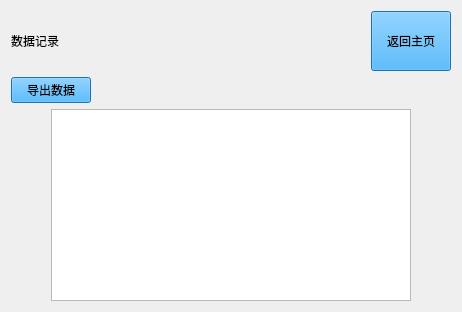
      <widget class="QWidget" name="DataRecordPage">
       <layout class="QVBoxLayout" name="verticalLayout_18">
        <item>
         <layout class="QHBoxLayout" name="horizontalLayout_15">
          <item>
           <widget class="QLabel" name="label_15">
            <property name="styleSheet">
             <string notr="true">font: 18pt &quot;Microsoft YaHei UI&quot;;
color: rgb(0, 0, 0);</string>
            </property>
            <property name="text">
             <string>数据记录</string>
            </property>
           </widget>
          </item>
          <item>
           <spacer name="horizontalSpacer_18">
            <property name="orientation">
             <enum>Qt::Orientation::Horizontal</enum>
            </property>
            <property name="sizeHint" stdset="0">
             <size>
              <width>40</width>
              <height>20</height>
             </size>
            </property>
           </spacer>
          </item>
          <item>
           <widget class="QPushButton" name="DataRecord_BackHomeButton">
            <property name="minimumSize">
             <size>
              <width>0</width>
              <height>60</height>
             </size>
            </property>
            <property name="styleSheet">
             <string notr="true">font: 18pt &quot;Microsoft YaHei UI&quot;;
background-color: rgb(37, 161, 244);
color: rgb(0, 0, 0);
</string>
            </property>
            <property name="text">
             <string>返回主页</string>
            </property>
           </widget>
          </item>
         </layout>
        </item>
        <item>
         <layout class="QHBoxLayout" name="horizontalLayout_17">
          <item>
           <widget class="QPushButton" name="DataRecordBtn">
            <property name="styleSheet">
             <string notr="true">font: 18pt &quot;Microsoft YaHei UI&quot;;
background-color: rgb(37, 161, 244);
color: rgb(0, 0, 0);
</string>
            </property>
            <property name="text">
             <string>导出数据</string>
            </property>
           </widget>
          </item>
          <item>
           <spacer name="horizontalSpacer_25">
            <property name="orientation">
             <enum>Qt::Orientation::Horizontal</enum>
            </property>
            <property name="sizeHint" stdset="0">
             <size>
              <width>40</width>
              <height>20</height>
             </size>
            </property>
           </spacer>
          </item>
         </layout>
        </item>
        <item>
         <layout class="QHBoxLayout" name="horizontalLayout_24">
          <item>
           <spacer name="horizontalSpacer_49">
            <property name="orientation">
             <enum>Qt::Orientation::Horizontal</enum>
            </property>
            <property name="sizeHint" stdset="0">
             <size>
              <width>40</width>
              <height>20</height>
             </size>
            </property>
           </spacer>
          </item>
          <item>
           <widget class="QTableWidget" name="DataRecordTableWidget">
            <property name="minimumSize">
             <size>
              <width>360</width>
              <height>0</height>
             </size>
            </property>
            <property name="maximumSize">
             <size>
              <width>360</width>
              <height>16777215</height>
             </size>
            </property>
            <property name="styleSheet">
             <string notr="true">font: 8pt &quot;Microsoft YaHei UI&quot;;
color: rgb(0, 0, 0);</string>
            </property>
           </widget>
          </item>
          <item>
           <spacer name="horizontalSpacer_50">
            <property name="orientation">
             <enum>Qt::Orientation::Horizontal</enum>
            </property>
            <property name="sizeHint" stdset="0">
             <size>
              <width>40</width>
              <height>20</height>
             </size>
            </property>
           </spacer>
          </item>
         </layout>
        </item>
       </layout>
      </widget>
